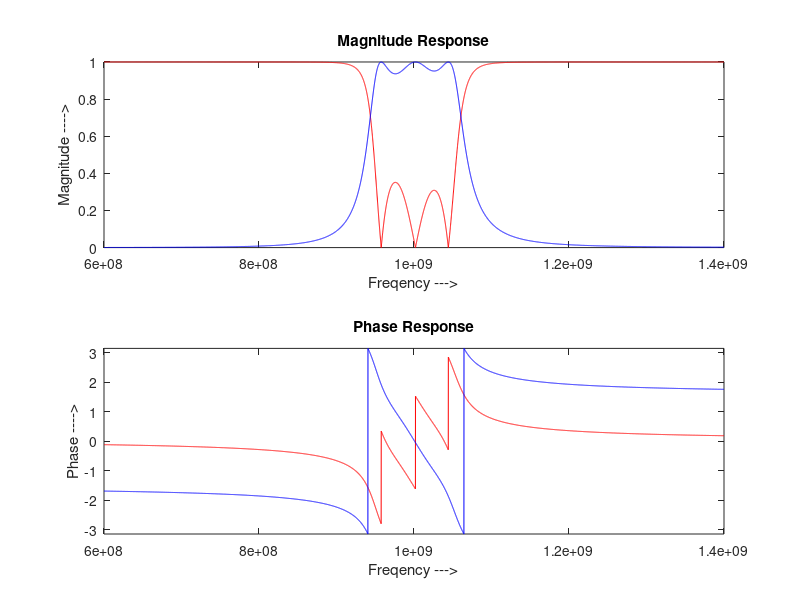

MATLAB code for this plot:
%%%% Microwave BPF %%%%
clear all;
close all;
clc;
%% Characteristic Impedance %%
Z0 = 50;
L1 = 127*10^(-9);
C1 = 0.199*10^(-12);
L2 = 0.726*10^(-9);
C2 = 34.91*10^(-12);
L3 = L1;
C3 = C1;
f=0.6*10^9:10^5:1.4*10^9;

for i=1:1:length(f)
  w = 2*pi*f(i);
  %% ABCD Matrix of individual elements %%
  T1 = [1 j*w*L1; 0 1];
  T2 = [1 1/(j*w*C1); 0 1];
  T3 = [1 0; 1/(j*w*L2) 1];
  T4 = [1 0; j*w*C2 1];
  T5 = [1 j*w*L3; 0 1];
  T6 = [1 1/(j*w*C3); 0 1];
  %% Cascading %%
  T = T1*T2*T3*T4*T5*T6;
  A = T(1,1);
  B = T(1,2);
  C = T(2,1);
  D = T(2,2);
  S21(i) = 2/(A + B/Z0 + C*Z0 + D);
  S11(i) = (A + B/Z0 - C*Z0 - D)/(A + B/Z0 + C*Z0 + D);
  i = i+1;
end
subplot(2,1,1);
plot(f,abs(S11),'r-',f,abs(S21),'b-');
title('Magnitude Response');
xlabel('Freqency --->');
ylabel('Magnitude ---->');
subplot(2,1,2);
plot(f,angle(S11),'r-',f,angle(S21),'b-');
axis([f(1) f(length(f)) -pi pi]);
title('Phase Response');
xlabel('Freqency --->');
ylabel('Phase ---->');